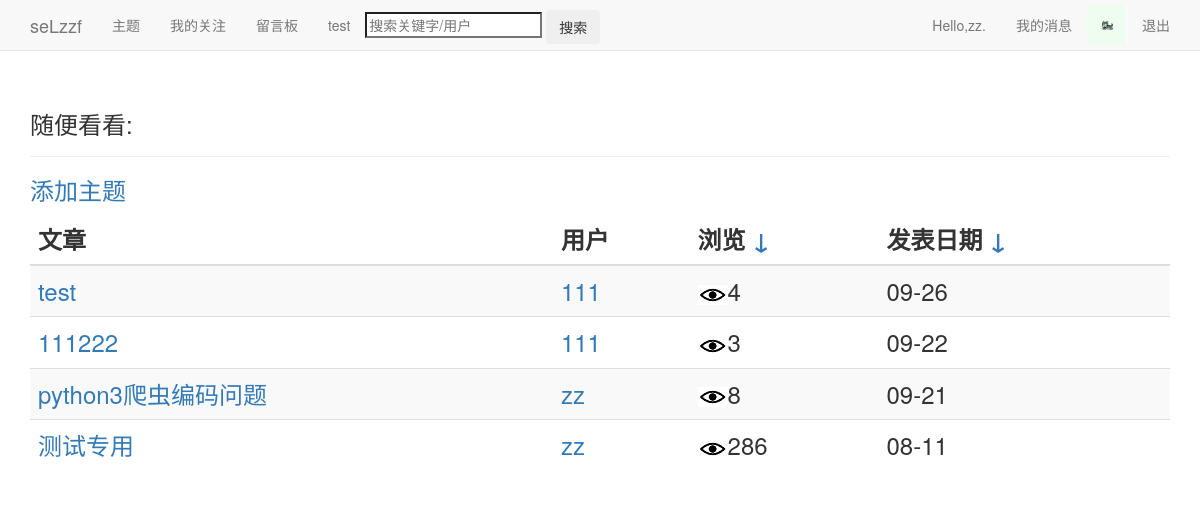
Before: /index/ (signed in) with the older database file.
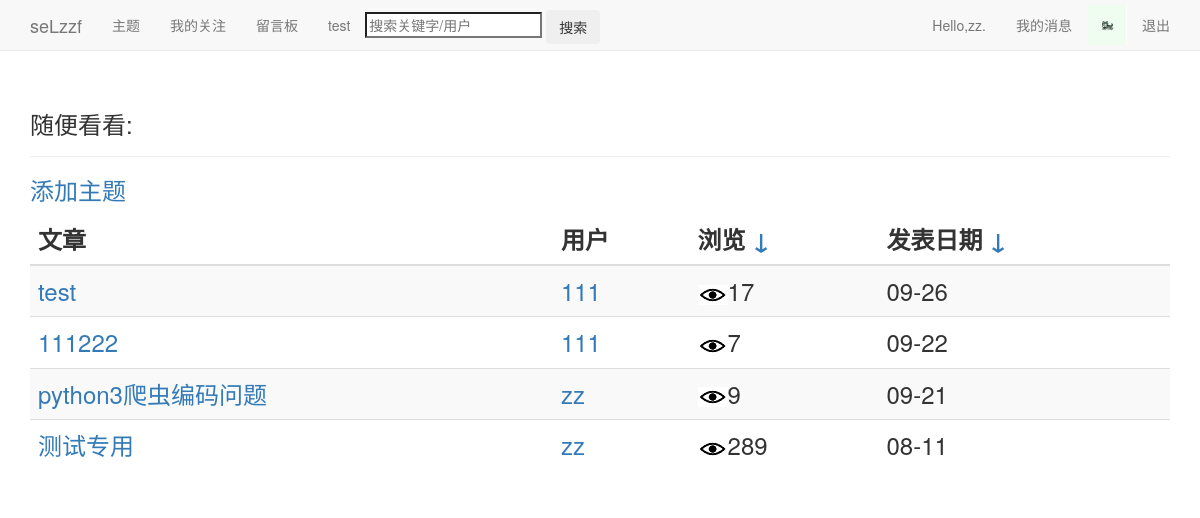
After: the same page with the newer database file.
### blogs/models.py (models this page shows, shortened)
class Theme(models.Model):
	owner=models.ForeignKey(User)
	title=models.CharField('标题',max_length=20)
	date_added=models.DateTimeField(auto_now_add=True)
	设为私密=models.BooleanField(default=False)
	views=models.PositiveIntegerField(default=0)
	praises=models.PositiveIntegerField(default=0)

### blogs/views.py (the view)
# urls.py: url(r'^index/$',views.index,name='index'),
@login_required
def index(request):
	try:
		sort=request.GET['sort']
		themes=Theme.objects.filter(设为私密=False).order_by('-'+sort)
	except:
		themes=Theme.objects.filter(设为私密=False).order_by('-date_added')
	page_user=request.user
	request_userinfo=Userinfo.objects.get(user=page_user)
	context={'themes':themes,'page_user':page_user,'request_userinfo':request_userinfo}
	return render(request,'blogs/index.html',context)

### blogs/templates/blogs/index.html
{% extends "blogs/base.html" %}
{% load static %}
{% block header %}
  <h3>随便看看:</h3>
{% endblock header %}
{% block content %}
<div><h3>
  <table class='table table-hover table-striped'>
    <thead>
	  <tr>
	    <th>文章</th>
		<th>用户</th>
		<th>浏览&nbsp<a href="?sort=views">↓</a></th>
		<th>发表日期&nbsp<a href="?sort=date_added">↓</a></th>
	  </tr>
	</thead>
	<tbody>
	  {% for theme in themes %}
	  <tr>
		<td>
		  <a href="{% url 'blogs:theme' theme.owner.id theme.id %}">{{theme.title}}</a>
		</td>
		<td>
		  <a href="{% url 'users:userinfo' theme.owner.id %}">{{theme.owner}}</a>
		</td>
		<td>
		  <img src="{% static 'images/views.jpg' %}"/>{{theme.views}}
		</td>
		<td>{{theme.date_added|date:'m-d'}}</td>
	  </tr>
	  {% empty %}
	    <h3>服务器好像出错了,请刷新重试或诊断网络</h3>
	  {% endfor %}
	</tbody>
</h3></div>
  {% if page_user == user %}
  <h3>
    <a href="{% url 'blogs:new_theme' %}">添加主题</a>
  </h3>
  {% endif %}
</div>
{% endblock content %}

Changed rows visible on the page:
changed Theme "test": views "4" → "17"
changed Theme (number 2 of 4 on the later page): views "3" → "7"
changed Theme "python3爬虫编码问题": views "8" → "9"
changed Theme "测试专用": views "286" → "289"
